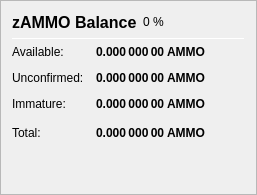
                   <widget class="QFrame" name="frame_ZerocoinBalances">
                    <property name="frameShape">
                     <enum>QFrame::StyledPanel</enum>
                    </property>
                    <property name="frameShadow">
                     <enum>QFrame::Raised</enum>
                    </property>
                    <layout class="QVBoxLayout" name="verticalLayout_7">
                     <item>
                      <layout class="QHBoxLayout" name="horizontalLayout_8" stretch="0,0,0">
                       <item>
                        <widget class="QLabel" name="label_5z_3">
                         <property name="minimumSize">
                          <size>
                           <width>0</width>
                           <height>20</height>
                          </size>
                         </property>
                         <property name="font">
                          <font>
                           <pointsize>12</pointsize>
                           <weight>75</weight>
                           <bold>true</bold>
                          </font>
                         </property>
                         <property name="text">
                          <string>zAMMO Balance</string>
                         </property>
                        </widget>
                       </item>
                       <item>
                        <widget class="QLabel" name="labelzAMMOPercent">
                         <property name="text">
                          <string notr="true">0 %</string>
                         </property>
                        </widget>
                       </item>
                       <item>
                        <spacer name="horizontalSpacer_11">
                         <property name="orientation">
                          <enum>Qt::Horizontal</enum>
                         </property>
                         <property name="sizeHint" stdset="0">
                          <size>
                           <width>40</width>
                           <height>20</height>
                          </size>
                         </property>
                        </spacer>
                       </item>
                      </layout>
                     </item>
                     <item>
                      <widget class="Line" name="line_ZerocoinBalance">
                       <property name="minimumSize">
                        <size>
                         <width>0</width>
                         <height>1</height>
                        </size>
                       </property>
                       <property name="maximumSize">
                        <size>
                         <width>16777215</width>
                         <height>1</height>
                        </size>
                       </property>
                       <property name="orientation">
                        <enum>Qt::Horizontal</enum>
                       </property>
                      </widget>
                     </item>
                     <item>
                      <layout class="QGridLayout" name="gridLayout_5">
                       <property name="spacing">
                        <number>12</number>
                       </property>
                       <item row="1" column="0">
                        <widget class="QLabel" name="labelzBalanceMatureText">
                         <property name="toolTip">
                          <string>Mature: more than 20 confirmation and more than 1 mint of the same denomination after it was minted.
These zAMMO are spendable.</string>
                         </property>
                         <property name="text">
                          <string>Available:</string>
                         </property>
                        </widget>
                       </item>
                       <item row="1" column="1">
                        <widget class="QLabel" name="labelzBalanceMature">
                         <property name="font">
                          <font>
                           <weight>75</weight>
                           <bold>true</bold>
                          </font>
                         </property>
                         <property name="toolTip">
                          <string>Mature: more than 20 confirmation and more than 1 mint of the same denomination after it was minted.
These zAMMO are spendable.</string>
                         </property>
                         <property name="text">
                          <string notr="true">0.000 000 00 AMMO</string>
                         </property>
                         <property name="alignment">
                          <set>Qt::AlignRight|Qt::AlignTrailing|Qt::AlignVCenter</set>
                         </property>
                        </widget>
                       </item>
                       <item row="2" column="0">
                        <widget class="QLabel" name="labelzBalanceUnconfirmedText">
                         <property name="toolTip">
                          <string>Unconfirmed: less than 20 confirmations
Immature: confirmed, but less than 1 mint of the same denomination after it was minted</string>
                         </property>
                         <property name="text">
                          <string>Unconfirmed:</string>
                         </property>
                        </widget>
                       </item>
                       <item row="2" column="1">
                        <widget class="QLabel" name="labelzBalanceUnconfirmed">
                         <property name="font">
                          <font>
                           <weight>75</weight>
                           <bold>true</bold>
                          </font>
                         </property>
                         <property name="toolTip">
                          <string>Unconfirmed: less than 20 confirmations
Immature: confirmed, but less than 1 mint of the same denomination after it was minted</string>
                         </property>
                         <property name="text">
                          <string notr="true">0.000 000 00 AMMO</string>
                         </property>
                         <property name="alignment">
                          <set>Qt::AlignRight|Qt::AlignTrailing|Qt::AlignVCenter</set>
                         </property>
                        </widget>
                       </item>
                       <item row="3" column="0">
                        <widget class="QLabel" name="labelzBalanceImmatureText">
                         <property name="toolTip">
                          <string>Unconfirmed: less than 20 confirmations
Immature: confirmed, but less than 1 mint of the same denomination after it was minted</string>
                         </property>
                         <property name="text">
                          <string>Immature:</string>
                         </property>
                        </widget>
                       </item>
                       <item row="3" column="1">
                        <widget class="QLabel" name="labelzBalanceImmature">
                         <property name="font">
                          <font>
                           <weight>75</weight>
                           <bold>true</bold>
                          </font>
                         </property>
                         <property name="toolTip">
                          <string>Unconfirmed: less than 20 confirmations
Immature: confirmed, but less than 1 mint of the same denomination after it was minted</string>
                         </property>
                         <property name="text">
                          <string notr="true">0.000 000 00 AMMO</string>
                         </property>
                         <property name="alignment">
                          <set>Qt::AlignRight|Qt::AlignTrailing|Qt::AlignVCenter</set>
                         </property>
                        </widget>
                       </item>
                       <item row="4" column="0">
                        <widget class="QLabel" name="labelzBalanceText">
                         <property name="toolTip">
                          <string>Your current zAMMO balance, unconfirmed and immature zAMMO included.</string>
                         </property>
                         <property name="text">
                          <string>Total:</string>
                         </property>
                        </widget>
                       </item>
                       <item row="4" column="1">
                        <widget class="QLabel" name="labelzBalance">
                         <property name="font">
                          <font>
                           <weight>75</weight>
                           <bold>true</bold>
                          </font>
                         </property>
                         <property name="cursor">
                          <cursorShape>IBeamCursor</cursorShape>
                         </property>
                         <property name="toolTip">
                          <string>Your current zAMMO balance, unconfirmed and immature zAMMO included.</string>
                         </property>
                         <property name="text">
                          <string notr="true">0.000 000 00 AMMO</string>
                         </property>
                         <property name="alignment">
                          <set>Qt::AlignRight|Qt::AlignTrailing|Qt::AlignVCenter</set>
                         </property>
                         <property name="textInteractionFlags">
                          <set>Qt::LinksAccessibleByMouse|Qt::TextSelectableByKeyboard|Qt::TextSelectableByMouse</set>
                         </property>
                        </widget>
                       </item>
                       <item row="4" column="2">
                        <spacer name="horizontalSpacer_4">
                         <property name="orientation">
                          <enum>Qt::Horizontal</enum>
                         </property>
                         <property name="sizeHint" stdset="0">
                          <size>
                           <width>40</width>
                           <height>20</height>
                          </size>
                         </property>
                        </spacer>
                       </item>
                      </layout>
                     </item>
                     <item>
                      <spacer name="verticalSpacer_4">
                       <property name="orientation">
                        <enum>Qt::Vertical</enum>
                       </property>
                       <property name="sizeHint" stdset="0">
                        <size>
                         <width>20</width>
                         <height>40</height>
                        </size>
                       </property>
                      </spacer>
                     </item>
                    </layout>
                   </widget>
